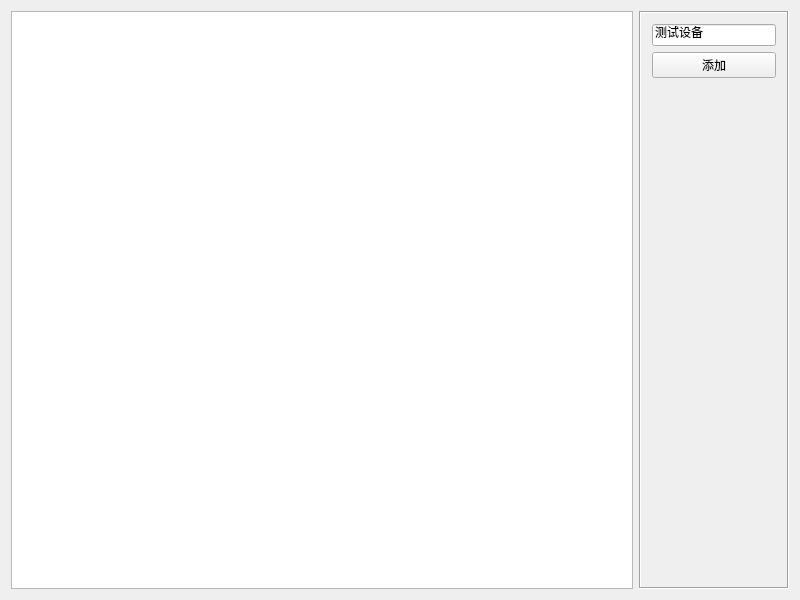
<?xml version="1.0" encoding="UTF-8"?>
<ui version="4.0">
 <class>frmMain</class>
 <widget class="QWidget" name="frmMain">
  <property name="geometry">
   <rect>
    <x>0</x>
    <y>0</y>
    <width>800</width>
    <height>600</height>
   </rect>
  </property>
  <property name="windowTitle">
   <string>frmMain</string>
  </property>
  <layout class="QHBoxLayout" name="horizontalLayout">
   <item>
    <widget class="QListWidget" name="listWidget"/>
   </item>
   <item>
    <widget class="QFrame" name="frame">
     <property name="minimumSize">
      <size>
       <width>150</width>
       <height>0</height>
      </size>
     </property>
     <property name="maximumSize">
      <size>
       <width>150</width>
       <height>16777215</height>
      </size>
     </property>
     <property name="frameShape">
      <enum>QFrame::Box</enum>
     </property>
     <property name="frameShadow">
      <enum>QFrame::Sunken</enum>
     </property>
     <layout class="QVBoxLayout" name="verticalLayout">
      <item>
       <widget class="QLineEdit" name="lineEdit">
        <property name="text">
         <string>测试设备</string>
        </property>
       </widget>
      </item>
      <item>
       <widget class="QPushButton" name="btnAdd">
        <property name="text">
         <string>添加</string>
        </property>
       </widget>
      </item>
      <item>
       <spacer name="verticalSpacer">
        <property name="orientation">
         <enum>Qt::Vertical</enum>
        </property>
        <property name="sizeHint" stdset="0">
         <size>
          <width>20</width>
          <height>486</height>
         </size>
        </property>
       </spacer>
      </item>
     </layout>
    </widget>
   </item>
  </layout>
 </widget>
 <layoutdefault spacing="6" margin="11"/>
 <resources/>
 <connections/>
</ui>
